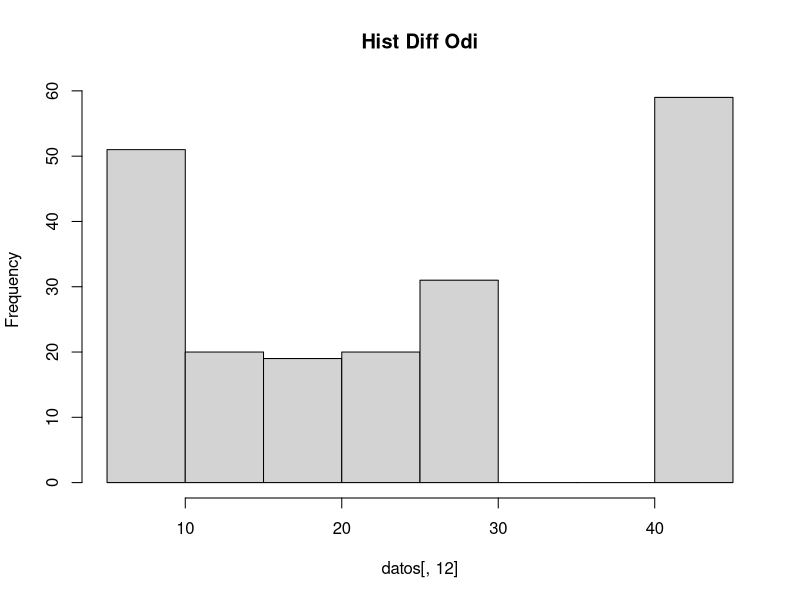
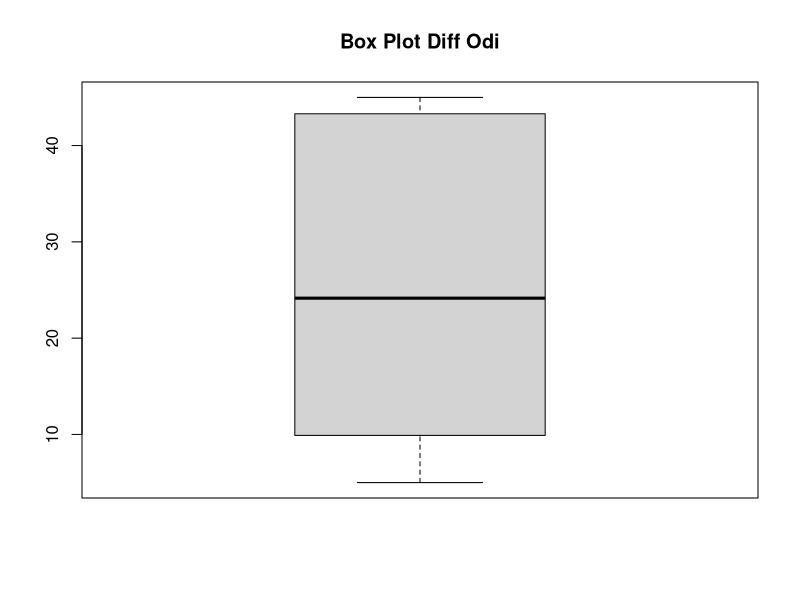
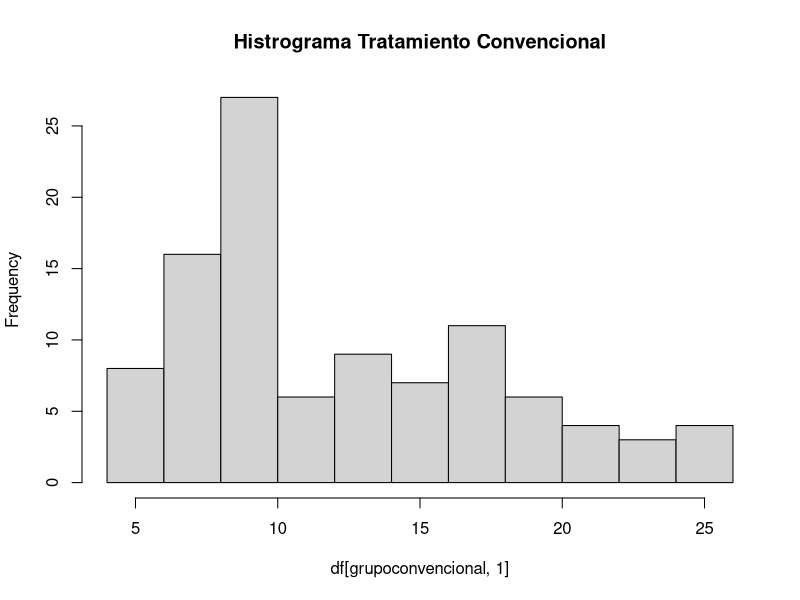
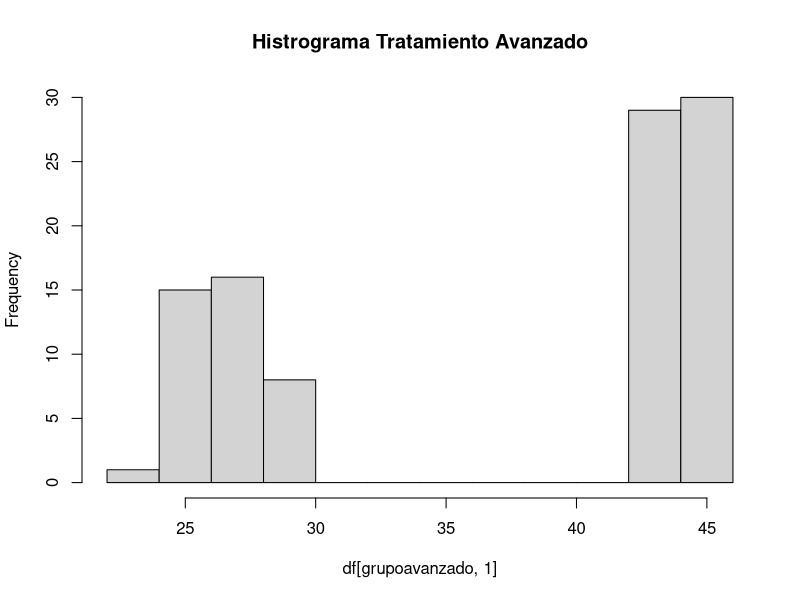
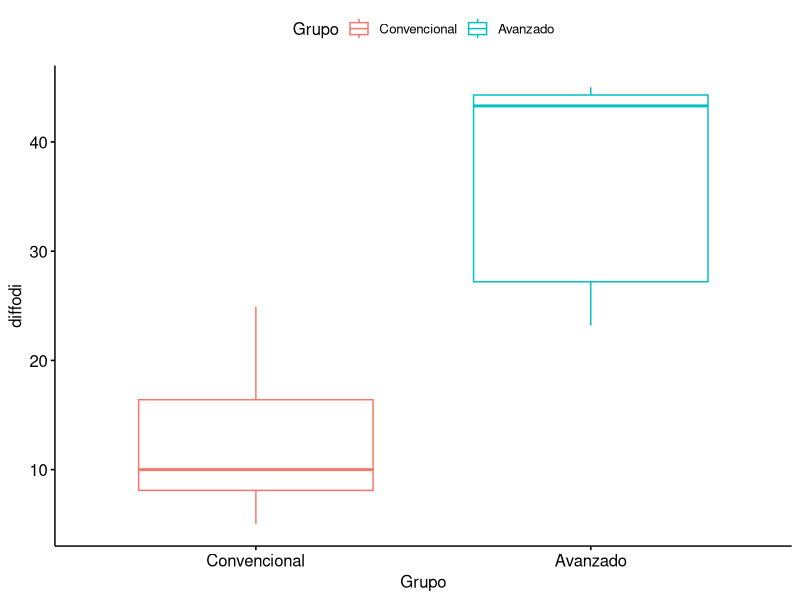
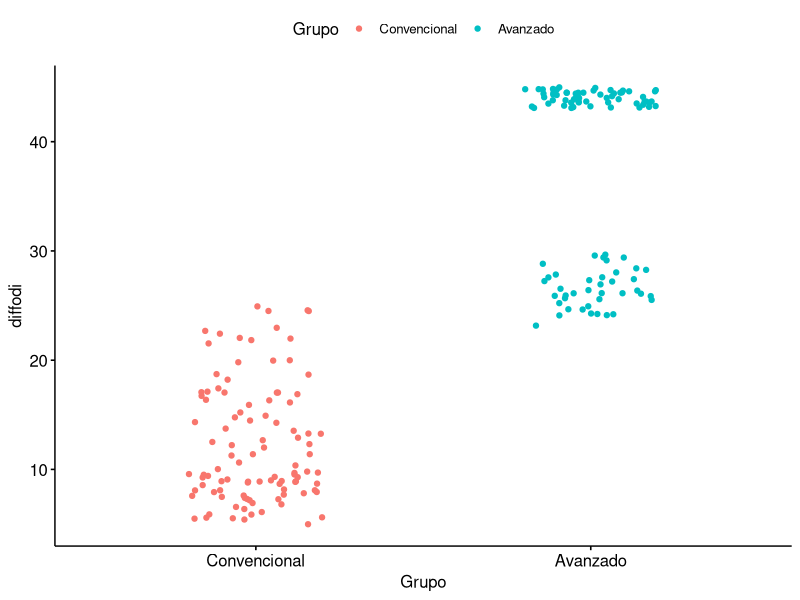
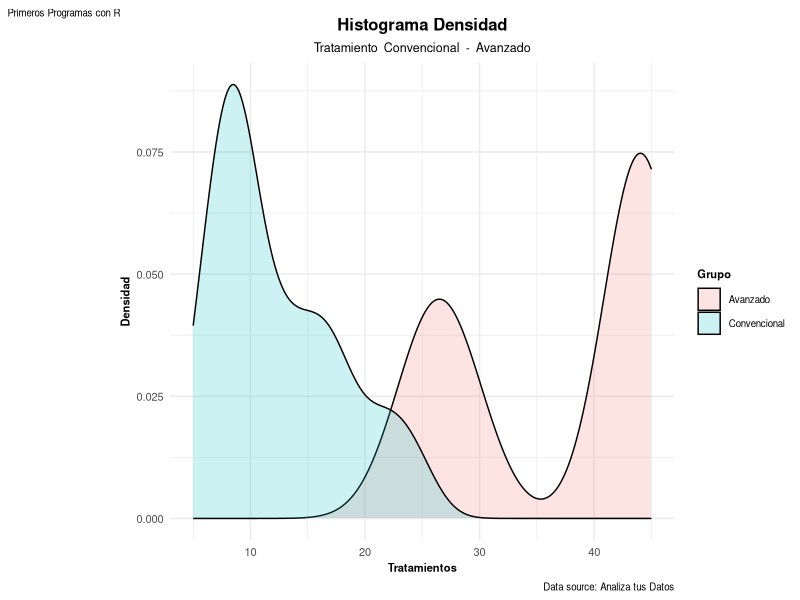

These charts were generated, in order, by the following R code:
########################
#cargar las librerias
########################
library(readxl)
library(ggpubr)
library(dplyr)

#setear directorio
setwd("C:/Users/apalmad/Desktop/Analiza tus Datos/Bloque 2/Empieza con tu Software")

######################
#leer datos
######################
datos <- read_excel("espalda-para-R.xlsx")

#modifica tabla de datos
diffodi <-  datos[,9] - datos[,10]
names(diffodi) <- "diffodi"
datos <-  cbind(datos,diffodi)
df <- datos[,c(9,10,12)]

############################
#describir los datos
#estadisticos descriptivos odi mes 0, odi mes 1, dif oddi
############################
ResumenNumerico <- t(do.call(data.frame,
                                list(mean     = apply(df,2,mean),
                                     stddev   = apply(df,2,sd),
                                     mediana  = apply(df,2,median),
                                     iqr      = apply(df,2,IQR),
                                     Min      = apply(df,2,min),
                                     Max      = apply(df,2,max),
                                     Rango    = apply(df,2,max) - apply(df,2,min),
                                     Cuartil1 = apply(df,2,quantile,prob = c(0.25)),
                                     Cuartil3 = apply(df,2,quantile,prob = c(0.75)),
                                     N        = apply(df,2,length),
                                     ErrStandard    = apply(df,2,sd) / sqrt(apply(df,2,length)),
                                     IC95MediaLower = apply(df,2,mean) - 1.96 * (apply(df,2,sd) / sqrt(apply(df,2,length))),
                                     IC95MediaUpper = apply(df,2,mean) + 1.96 * (apply(df,2,sd) / sqrt(apply(df,2,length))),
                                     Varianza       =  apply(df,2,var),
                                     Suma         = apply(df,2,sum))))
ResumenNumerico


# GRAFICOS  solo la varible diff odi sin agrupar
hist(datos[,12],main="Hist Diff Odi")
boxplot(datos[,12],main = "Box Plot Diff Odi")

grupoconvencional <- datos[,11] == "Convencional"
                           
df <- datos[grupoconvencional,c(9,10,12)]
ResumenNumConven <- t(do.call(data.frame,
                             list(mean = apply(df,2,mean),
                                  stddev = apply(df,2,sd),
                                  mediana = apply(df,2,median),
                                  iqr    = apply(df,2,IQR),
                                  Min = apply(df,2,min),
                                  Max = apply(df,2,max),
                                  Rango = apply(df,2,max) - apply(df,2,min),
                                  Cuartil1 = apply(df,2,quantile,prob = c(0.25)),
                                  Cuartil3 = apply(df,2,quantile,prob = c(0.75)),
                                  N = apply(df,2,length),
                                  ErrStandard  = apply(df,2,sd) / sqrt(apply(df,2,length)),
                                  IC95MediaLower = apply(df,2,mean) - 1.96 * (apply(df,2,sd) / sqrt(apply(df,2,length))),
                                  IC95MediaUpper = apply(df,2,mean) + 1.96 * (apply(df,2,sd) / sqrt(apply(df,2,length))),
                                  Varianza =  apply(df,2,var),
                                  Suma = apply(df,2,sum))))


ResumenNumConven


grupoavanzado <- datos[,11] == "Avanzado"

df <- datos[grupoavanzado,c(9,10,12)]
ResumenNumAvanzado <- t(do.call(data.frame,
                              list(mean = apply(df,2,mean),
                                   stddev = apply(df,2,sd),
                                   mediana = apply(df,2,median),
                                   iqr    = apply(df,2,IQR),
                                   Min = apply(df,2,min),
                                   Max = apply(df,2,max),
                                   Rango = apply(df,2,max) - apply(df,2,min),
                                   Cuartil1 = apply(df,2,quantile,prob = c(0.25)),
                                   Cuartil3 = apply(df,2,quantile,prob = c(0.75)),
                                   N = apply(df,2,length),
                                   ErrStandard  = apply(df,2,sd) / sqrt(apply(df,2,length)),
                                   IC95MediaLower = apply(df,2,mean) - 1.96 * (apply(df,2,sd) / sqrt(apply(df,2,length))),
                                   IC95MediaUpper = apply(df,2,mean) + 1.96 * (apply(df,2,sd) / sqrt(apply(df,2,length))),
                                   Varianza =  apply(df,2,var),
                                   Suma = apply(df,2,sum))))


ResumenNumAvanzado

###############
# Descripcion de Diff Oddi Separado por Grupo
##############
descrixgrupo <- data.frame(cbind(ResumenNumConven[,3],ResumenNumAvanzado[,3]))
names(descrixgrupo)[1] <- "Convencional"
names(descrixgrupo)[2] <- "Avanzado"
descrixgrupo




############
# Graficos
############
#Histogrmas  & Box Plot para comparar tratamieto (grupo) para la variable diff oddi

df <-  datos[,c(12,11)]
#HISTOGRAMAS
hist(df[grupoconvencional,1],main="Histrograma Tratamiento Convencional")
hist(df[grupoavanzado,1],main="Histrograma Tratamiento Avanzado")

#BOX PLOT
ggboxplot(df,x=names(df)[2],y = names(df)[1],color = names(df)[2])

#graficos de puntos para ver la agrupacion por grupo tratamiento
ggstripchart(df,x=names(df)[2],y = names(df)[1],color = names(df)[2])


#Histograma de Densidad para Oddi Diff por grupo
df <-  datos[,c(12,11)]
namevar1 = names(df[1])
nameg1  = names(df[2])
tipogrupos <-  df %>%
count(Grupo)

  


ggplot(df,mapping = aes(x=df[,1],fill=df[,2]))+
  geom_density(alpha = 0.2) +
  xlab("Tratamientos ") + ylab("Densidad") +
  theme_minimal() +
  labs(title = " Histograma Densidad ",
      subtitle = paste( "Tratamiento ",tipogrupos[2,1]," - ",tipogrupos[1,1]),
      caption = "Data source: Analiza tus Datos",
      x = "Tratamientos", y = "Densidad",
      tag = "Primeros Programas con R") +
          theme(plot.title    = element_text(size =12, face = "bold", hjust = 0.5  ),
                plot.subtitle = element_text(size = 9, hjust = 0.5),
                plot.caption  = element_text(size = 7),
                plot.tag      = element_text(size = 7),
                axis.text     = element_text(size=8),
                axis.title    = element_text(size=8,face="bold"),
                legend.title  = element_text(size = 8,face = "bold"),
                legend.text   = element_text( size = 7))+
       guides(fill = guide_legend(title=nameg1))
 
###################
# Contraste de Hipotesis
##################


t.test(diffodi ~ Grupo, data = df)

                        
                                     